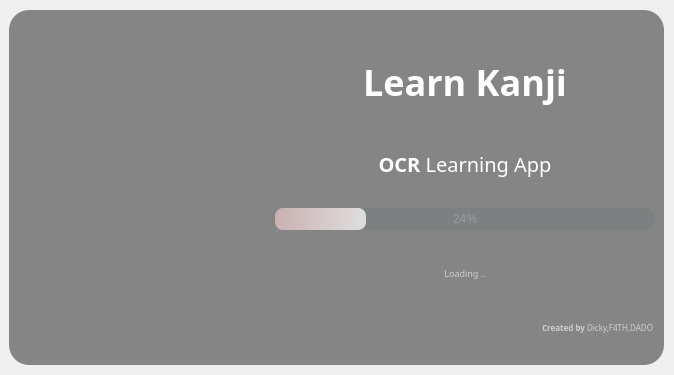
<?xml version="1.0" encoding="UTF-8"?>
<ui version="4.0">
 <class>SplashScreen</class>
 <widget class="QMainWindow" name="SplashScreen">
  <property name="geometry">
   <rect>
    <x>0</x>
    <y>0</y>
    <width>674</width>
    <height>375</height>
   </rect>
  </property>
  <property name="windowTitle">
   <string>MainWindow</string>
  </property>
  <widget class="QWidget" name="centralwidget">
   <layout class="QVBoxLayout" name="verticalLayout">
    <property name="spacing">
     <number>0</number>
    </property>
    <property name="topMargin">
     <number>10</number>
    </property>
    <property name="rightMargin">
     <number>10</number>
    </property>
    <property name="bottomMargin">
     <number>10</number>
    </property>
    <item>
     <widget class="QFrame" name="frame">
      <property name="enabled">
       <bool>true</bool>
      </property>
      <property name="cursor">
       <cursorShape>ArrowCursor</cursorShape>
      </property>
      <property name="styleSheet">
       <string notr="true">QFrame{
background-color: rgba(133, 133, 133,1);
border-radius : 20px;
}</string>
      </property>
      <property name="frameShape">
       <enum>QFrame::StyledPanel</enum>
      </property>
      <property name="frameShadow">
       <enum>QFrame::Raised</enum>
      </property>
      <layout class="QGridLayout" name="gridLayout" rowstretch="0,0,0,0,6,0,0,0" columnstretch="4,0,0,8">
       <item row="6" column="3">
        <widget class="QLabel" name="label_5">
         <property name="sizePolicy">
          <sizepolicy hsizetype="Preferred" vsizetype="Fixed">
           <horstretch>0</horstretch>
           <verstretch>0</verstretch>
          </sizepolicy>
         </property>
         <property name="font">
          <font>
           <family>Monotxt</family>
           <pointsize>6</pointsize>
           <weight>50</weight>
           <bold>false</bold>
           <kerning>true</kerning>
          </font>
         </property>
         <property name="autoFillBackground">
          <bool>false</bool>
         </property>
         <property name="styleSheet">
          <string notr="true">background-color: rgba(211, 205, 184,0);
color : rgba(255,255,255,0.6);
</string>
         </property>
         <property name="text">
          <string>&lt;Strong&gt;Created by&lt;/Strong&gt; Dicky,F4TH,DADO</string>
         </property>
         <property name="alignment">
          <set>Qt::AlignRight|Qt::AlignTrailing|Qt::AlignVCenter</set>
         </property>
         <property name="wordWrap">
          <bool>true</bool>
         </property>
         <property name="indent">
          <number>2</number>
         </property>
        </widget>
       </item>
       <item row="4" column="3">
        <widget class="QProgressBar" name="progressBar">
         <property name="sizePolicy">
          <sizepolicy hsizetype="Preferred" vsizetype="Fixed">
           <horstretch>0</horstretch>
           <verstretch>0</verstretch>
          </sizepolicy>
         </property>
         <property name="styleSheet">
          <string notr="true">QProgressBar{
	background-color: rgba(114, 123, 124,0.5);
   color :rgb(154, 157, 158);
    text-align : center;
    border-radius : 10px;
}
QProgressBar::chunk{
	border-radius : 8px;
	background-color: qlineargradient(spread:pad, x1:0, y1:0, x2:1, y2:0, stop:0 rgba(202, 176, 177, 255), stop:1 rgba(222, 222, 222, 255));
}
</string>
         </property>
         <property name="value">
          <number>24</number>
         </property>
        </widget>
       </item>
       <item row="7" column="3">
        <spacer name="verticalSpacer_2">
         <property name="orientation">
          <enum>Qt::Vertical</enum>
         </property>
         <property name="sizeType">
          <enum>QSizePolicy::Fixed</enum>
         </property>
         <property name="sizeHint" stdset="0">
          <size>
           <width>20</width>
           <height>10</height>
          </size>
         </property>
        </spacer>
       </item>
       <item row="2" column="3">
        <widget class="QLabel" name="Ttile">
         <property name="font">
          <font>
           <family>Monotxt</family>
           <pointsize>27</pointsize>
           <weight>75</weight>
           <italic>false</italic>
           <bold>true</bold>
          </font>
         </property>
         <property name="styleSheet">
          <string notr="true">background-color: rgba(211, 205, 184,0);
color :rgb(255,255,255);</string>
         </property>
         <property name="text">
          <string>&lt;Strong&gt; Learn &lt;/Strong&gt; Kanji</string>
         </property>
         <property name="alignment">
          <set>Qt::AlignCenter</set>
         </property>
        </widget>
       </item>
       <item row="3" column="2">
        <spacer name="horizontalSpacer">
         <property name="orientation">
          <enum>Qt::Horizontal</enum>
         </property>
         <property name="sizeType">
          <enum>QSizePolicy::Fixed</enum>
         </property>
         <property name="sizeHint" stdset="0">
          <size>
           <width>20</width>
           <height>10</height>
          </size>
         </property>
        </spacer>
       </item>
       <item row="5" column="3">
        <widget class="QLabel" name="Loading">
         <property name="font">
          <font>
           <family>Monotxt</family>
           <pointsize>9</pointsize>
           <weight>50</weight>
           <bold>false</bold>
           <kerning>true</kerning>
          </font>
         </property>
         <property name="autoFillBackground">
          <bool>false</bool>
         </property>
         <property name="styleSheet">
          <string notr="true">background-color: rgba(211, 205, 184,0);
color : rgba(255,255,255,0.6);</string>
         </property>
         <property name="text">
          <string>&lt;html&gt;&lt;head/&gt;&lt;body&gt;&lt;p align=&quot;center&quot;&gt;&lt;span style=&quot; font-size:7pt;&quot;&gt;Loading ..&lt;/span&gt;&lt;/p&gt;&lt;/body&gt;&lt;/html&gt;</string>
         </property>
         <property name="alignment">
          <set>Qt::AlignCenter</set>
         </property>
         <property name="wordWrap">
          <bool>true</bool>
         </property>
         <property name="indent">
          <number>2</number>
         </property>
        </widget>
       </item>
       <item row="3" column="3">
        <widget class="QLabel" name="Description">
         <property name="font">
          <font>
           <family>Monotxt</family>
           <pointsize>15</pointsize>
          </font>
         </property>
         <property name="styleSheet">
          <string notr="true">background-color: rgba(211, 205, 184,0);
color: rgb(255, 255, 255);</string>
         </property>
         <property name="text">
          <string>&lt;Strong&gt; OCR &lt;/Strong&gt; Learning App</string>
         </property>
         <property name="alignment">
          <set>Qt::AlignCenter</set>
         </property>
        </widget>
       </item>
       <item row="1" column="3">
        <spacer name="verticalSpacer">
         <property name="orientation">
          <enum>Qt::Vertical</enum>
         </property>
         <property name="sizeType">
          <enum>QSizePolicy::Fixed</enum>
         </property>
         <property name="sizeHint" stdset="0">
          <size>
           <width>20</width>
           <height>20</height>
          </size>
         </property>
        </spacer>
       </item>
       <item row="1" column="0" rowspan="7">
        <widget class="QLabel" name="label">
         <property name="sizePolicy">
          <sizepolicy hsizetype="Minimum" vsizetype="Minimum">
           <horstretch>0</horstretch>
           <verstretch>0</verstretch>
          </sizepolicy>
         </property>
         <property name="minimumSize">
          <size>
           <width>231</width>
           <height>337</height>
          </size>
         </property>
         <property name="styleSheet">
          <string notr="true">border-image: url(:/newPrefix/14546211_rm127-tang-16b-japaneseframe.jpg);
border-radius:20px;</string>
         </property>
         <property name="text">
          <string/>
         </property>
        </widget>
       </item>
      </layout>
     </widget>
    </item>
   </layout>
  </widget>
 </widget>
 <resources>
  <include location="Resources.qrc"/>
 </resources>
 <connections/>
</ui>
